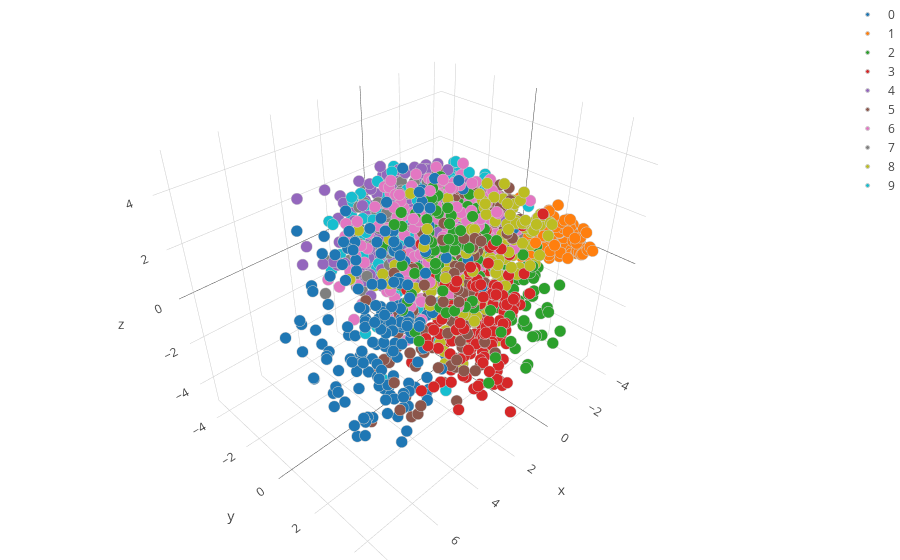

Notebook cell for this chart:
### Code cell
plot_3d_mnist_plotly_scatter(X_3d_pca_embedded, y_small)

### Figure 1 — Plotly figure (JSON) as saved in the notebook; plotly's stock layout.template omitted (floating-point values rounded to 4 significant figures; data arrays with more than 128 entries replaced by an {"elided": "..."} marker saying what was removed)
{"data": [{"marker": {"color": 0, "colorscale": "Jet", "line": {"color": "rgb(204, 204, 204)", "width": 1}, "size": 4, "symbol": "circle"}, "mode": "markers", "name": "0", "type": "scatter3d", "x": {"elided": "191 float values"}, "y": {"elided": "191 float values"}, "z": {"elided": "191 float values"}}, {"marker": {"color": 1, "colorscale": "Jet", "line": {"color": "rgb(204, 204, 204)", "width": 1}, "size": 4, "symbol": "circle"}, "mode": "markers", "name": "1", "type": "scatter3d", "x": {"elided": "220 float values"}, "y": {"elided": "220 float values"}, "z": {"elided": "220 float values"}}, {"marker": {"color": 2, "colorscale": "Jet", "line": {"color": "rgb(204, 204, 204)", "width": 1}, "size": 4, "symbol": "circle"}, "mode": "markers", "name": "2", "type": "scatter3d", "x": {"elided": "198 float values"}, "y": {"elided": "198 float values"}, "z": {"elided": "198 float values"}}, {"marker": {"color": 3, "colorscale": "Jet", "line": {"color": "rgb(204, 204, 204)", "width": 1}, "size": 4, "symbol": "circle"}, "mode": "markers", "name": "3", "type": "scatter3d", "x": {"elided": "191 float values"}, "y": {"elided": "191 float values"}, "z": {"elided": "191 float values"}}, {"marker": {"color": 4, "colorscale": "Jet", "line": {"color": "rgb(204, 204, 204)", "width": 1}, "size": 4, "symbol": "circle"}, "mode": "markers", "name": "4", "type": "scatter3d", "x": {"elided": "214 float values"}, "y": {"elided": "214 float values"}, "z": {"elided": "214 float values"}}, {"marker": {"color": 5, "colorscale": "Jet", "line": {"color": "rgb(204, 204, 204)", "width": 1}, "size": 4, "symbol": "circle"}, "mode": "markers", "name": "5", "type": "scatter3d", "x": {"elided": "180 float values"}, "y": {"elided": "180 float values"}, "z": {"elided": "180 float values"}}, {"marker": {"color": 6, "colorscale": "Jet", "line": {"color": "rgb(204, 204, 204)", "width": 1}, "size": 4, "symbol": "circle"}, "mode": "markers", "name": "6", "type": "scatter3d", "x": {"elided": "200 float values"}, "y": {"elided": "200 float values"}, "z": {"elided": "200 float values"}}, {"marker": {"color": 7, "colorscale": "Jet", "line": {"color": "rgb(204, 204, 204)", "width": 1}, "size": 4, "symbol": "circle"}, "mode": "markers", "name": "7", "type": "scatter3d", "x": {"elided": "224 float values"}, "y": {"elided": "224 float values"}, "z": {"elided": "224 float values"}}, {"marker": {"color": 8, "colorscale": "Jet", "line": {"color": "rgb(204, 204, 204)", "width": 1}, "size": 4, "symbol": "circle"}, "mode": "markers", "name": "8", "type": "scatter3d", "x": {"elided": "172 float values"}, "y": {"elided": "172 float values"}, "z": {"elided": "172 float values"}}, {"marker": {"color": 9, "colorscale": "Jet", "line": {"color": "rgb(204, 204, 204)", "width": 1}, "size": 4, "symbol": "circle"}, "mode": "markers", "name": "9", "type": "scatter3d", "x": {"elided": "210 float values"}, "y": {"elided": "210 float values"}, "z": {"elided": "210 float values"}}], "layout": {"margin": {"b": 0, "l": 0, "r": 0, "t": 0}}}
